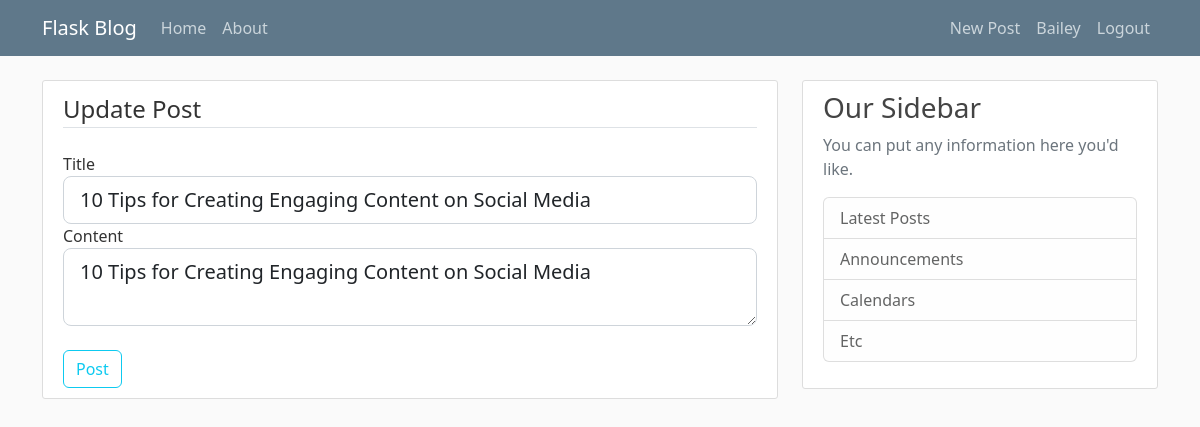
The app's page /post/2/update (signed in) with its own data.
### flaskblog/models.py (models this page shows, shortened)
class User(db.Model, UserMixin):
    id = db.Column(db.Integer, primary_key=True)
    username = db.Column(db.String(20), unique=True, nullable=False)
    email = db.Column(db.String(120), unique=True, nullable=False)
    image_file = db.Column(db.String(20), nullable=False, default='default.png')
    password = db.Column(db.String(60), nullable=False)
    posts = db.relationship('Post', backref='author', lazy=True)

class Post(db.Model):
    id = db.Column(db.Integer, primary_key=True)
    title = db.Column(db.String(100), nullable=False)
    date_posted = db.Column(db.DateTime, nullable=False, default=datetime.utcnow)
    content = db.Column(db.Text, nullable=False)
    user_id = db.Column(db.Integer, db.ForeignKey('user.id'), nullable=False)

### flaskblog/routes.py (the view)
@app.route('/post/<int:post_id>/update', methods=['GET', 'POST'])
@login_required
def update_post(post_id):
    post = Post.query.get_or_404(post_id)
    if post.author != current_user:
        abort(403)
    form = PostForm()
    if form.validate_on_submit():
        post.title = form.title.data
        post.content = form.content.data
        db.session.commit()
        flash('Post Updated!', 'success')
        return redirect(url_for('post', post_id=post.id))
    elif request.method == 'GET':
        form.title.data = post.title
        form.content.data = post.content
    return render_template('create_post.html', title='Update Post', form=form, legend='Update Post')

### flaskblog/forms.py
class PostForm(FlaskForm):
    title = StringField('Title', validators=[DataRequired()])
    content = TextAreaField('Content', validators=[DataRequired()])
    submit = SubmitField('Post')

### flaskblog/models.py (called while the page is built)
@login_manager.user_loader
def load_user(user_id):
    return User.query.get(int(user_id))

### flaskblog/templates/create_post.html (shortened to what this page needs)
{% extends "layout.html" %}
{% block content %}
    <div class="content-section">
      <form method="POST" action="">
          <fieldset class="form-group">
              <legend class="border-bottom mb-4">{{ legend }}</legend>
              <div class="form-group">
                  {{ form.title.label(class="form-control-label") }}
                  {% if form.title.errors %}
                    {{ form.title(class="form-control form-control-lg is-invalid") }}
                    <div class="invalid-feedback">
                        {% for error in form.title.errors %}
                            <span>{{ error }}</span>
                        {% endfor %}
                    </div>
                  {% else %}
                    {{ form.title(class="form-control form-control-lg") }}
                  {% endif %}
              </div>
              <div class="form-group">
                  {{ form.content.label(class="form-control-label") }}
                  {% if form.content.errors %}
                    {{ form.content(class="form-control form-control-lg is-invalid") }}
                    <div class="invalid-feedback">
                        {% for error in form.content.errors %}
                            <span>{{ error }}</span>
                        {% endfor %}
                    </div>
                  {% else %}
                    {{ form.content(class="form-control form-control-lg") }}
                  {% endif %}
              </div>
          </fieldset>
          <div class="form-group mt-4">
              {{ form.submit(class="btn btn-outline-info") }}
          </div>
      </form>
    </div>
{% endblock content %}

### flaskblog/templates/layout.html (shortened to what this page needs)
<!DOCTYPE html>
<html lang="en">
    <head>
        <link rel="stylesheet" href="https://cdn.jsdelivr.net/npm/bootstrap@5.2.3/dist/css/bootstrap.min.css">
        <link rel="stylesheet" type="text/css" href="{{ url_for('static', filename='main.css') }}">
    </head>
    <body>
        <header class="site-header">
            <nav class="navbar navbar-expand-md navbar-dark bg-steel fixed-top">
                <div class="container">
                    <a class="navbar-brand mr-4" href="/">Flask Blog</a>
                    <div class="collapse navbar-collapse" id="navbarToggle">
                        <div class="navbar-nav mr-auto">
                            <a class="nav-item nav-link" href="{{ url_for('home') }}">Home</a>
                            <a class="nav-item nav-link" href="{{ url_for('about') }}">About</a>
                        </div>
                        {% if current_user.is_authenticated %}
                            <div class="navbar-nav ms-auto">
                                <a class="nav-item nav-link" href="{{ url_for('new_post') }}">New Post</a>
                                <a class="nav-item nav-link" href="{{ url_for('account') }}">{{ current_user.username }}</a>
                                <a class="nav-item nav-link" href="{{ url_for('logout') }}">Logout</a>
                            </div>
                        {% else %}
                            <div class="navbar-nav ms-auto">
                                <a class="nav-item nav-link" href="{{ url_for('login') }}">Login</a>
                                <a class="nav-item nav-link" href="{{ url_for('register') }}">Register</a>
                            </div>
                        {% endif %}
                    </div>
                </div>
            </nav>
        </header>
        <main role="main" class="container">
            <div class="row">
                <div class="col-md-8">
                    {% block content %}{% endblock %}
                </div>
                <div class="col-md-4">
                    <div class="content-section">
                        <h3>Our Sidebar</h3>
                        <p class="text-muted">You can put any information here you'd like.
                            <ul class="list-group">
                                <li class="list-group-item list-group-item-light">Latest Posts</li>
                                <li class="list-group-item list-group-item-light">Announcements</li>
                                <li class="list-group-item list-group-item-light">Calendars</li>
                                <li class="list-group-item list-group-item-light">Etc</li>
                            </ul>
                        </p>
                    </div>
                </div>
            </div>
        </main>
    </body>
</html>

### flaskblog/static/main.css (style rules this page uses)
body { background: #fafafa; color: #333333; margin-top: 5rem; }
a { text-decoration: none; }
h1, h2, h3, h4, h5, h6 { color: #444444; }
.bg-steel { background-color: #5f788a; }
.site-header .navbar-nav .nav-link { color: #cbd5db; }
.content-section { background: #ffffff; padding: 10px 20px; border: 1px solid #dddddd; border-radius: 3px; margin-bottom: 20px; }

### records on screen
User: username "Bailey"
Post: title "10 Tips for Creating Engaging Content on Social Media", content "10 Tips for Creating Engaging Content on Social Media"

### other values on screen
{{ legend }} "Update Post"
